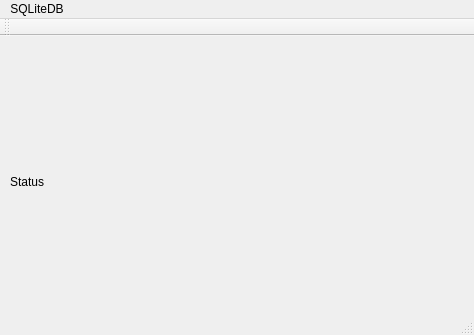
<?xml version="1.0" encoding="UTF-8"?>
<ui version="4.0">
 <class>login</class>
 <widget class="QMainWindow" name="login">
  <property name="geometry">
   <rect>
    <x>0</x>
    <y>0</y>
    <width>474</width>
    <height>335</height>
   </rect>
  </property>
  <property name="windowTitle">
   <string>login</string>
  </property>
  <widget class="QWidget" name="centralWidget">
   <widget class="QLabel" name="status">
    <property name="geometry">
     <rect>
      <x>10</x>
      <y>0</y>
      <width>451</width>
      <height>291</height>
     </rect>
    </property>
    <property name="text">
     <string>Status</string>
    </property>
   </widget>
  </widget>
  <widget class="QMenuBar" name="menuBar">
   <property name="geometry">
    <rect>
     <x>0</x>
     <y>0</y>
     <width>474</width>
     <height>20</height>
    </rect>
   </property>
   <widget class="QMenu" name="menuSQLiteDB">
    <property name="title">
     <string>SQLiteDB</string>
    </property>
   </widget>
   <addaction name="menuSQLiteDB"/>
  </widget>
  <widget class="QToolBar" name="mainToolBar">
   <attribute name="toolBarArea">
    <enum>TopToolBarArea</enum>
   </attribute>
   <attribute name="toolBarBreak">
    <bool>false</bool>
   </attribute>
  </widget>
  <widget class="QStatusBar" name="statusBar"/>
 </widget>
 <layoutdefault spacing="6" margin="11"/>
 <resources/>
 <connections/>
</ui>
